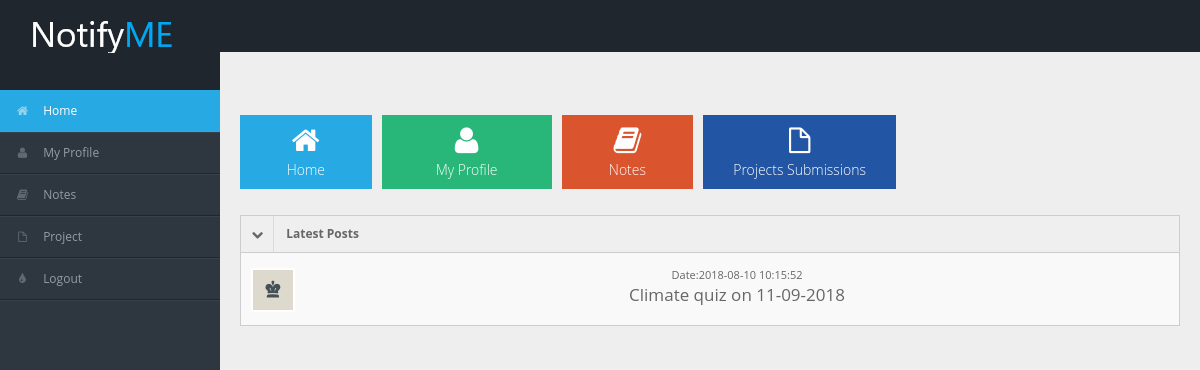
Page /s_dashboard.php (signed in) on the committed database.
### tables this page shows
CREATE TABLE IF NOT EXISTS `announcements` (
  `tid` varchar(50) NOT NULL,
  `announcement` varchar(300) NOT NULL,
  `adate` timestamp NOT NULL DEFAULT CURRENT_TIMESTAMP,
  PRIMARY KEY (`adate`)
);

### s_backend.php (the view, shortened to what this page needs)
<?php
include 'dbconnect.php';
$data1="";
$sql = "select * from announcements;";
$result = mysqli_query($connection, $sql);
while($row = mysqli_fetch_array($result)){
    $message =$row['announcement'];
    $event_date=$row['adate'];
    $data1 .="<li>
                <div class='user-thumb'><img width='40' height='40' alt='User' src='d_files/img/av1.jpg'> </div>
                <div class='article-post'><span class='user-info'>Date:".$event_date."</span>
                  <p>".$message."</p>
                </div>
              </li>";
}
?>

### d_files/css/matrix-style.css (style rules this page uses)
* { outline:none !important; -moz-outline: none !important; }
html, body { height:100% }
body { overflow-x: hidden; margin-top: -10px; font-family: 'Open Sans', sans-serif; font-size:12px; color:#666; }
.stat-boxes .peity_bar_good, .stat-boxes .peity_line_good, { color: #459D1C; }
.recent-posts li, .recent-comments li, .article-post li, .recent-users li { border-bottom: 1px dotted #AEBDC8; list-style: none outside none; padding: 10px; }
.recent-posts li:last-child, .recent-comments li:last-child, .recent-users li:last-child { border-bottom: none !important; }
.user-thumb { background: none repeat scroll 0 0 #FFFFFF; float: left; height: 40px; margin-right: 10px; margin-top: 5px; padding: 2px; width: 40px; }
.user-info { color: #666666; font-size: 11px; }

### d_files/css/matrix-media.css (style rules this page uses)
body { background:#2E363F; }

### rows in the picture
announcements: adate "2018-08-10 10:15:52", announcement "Climate quiz on 11-09-2018"
